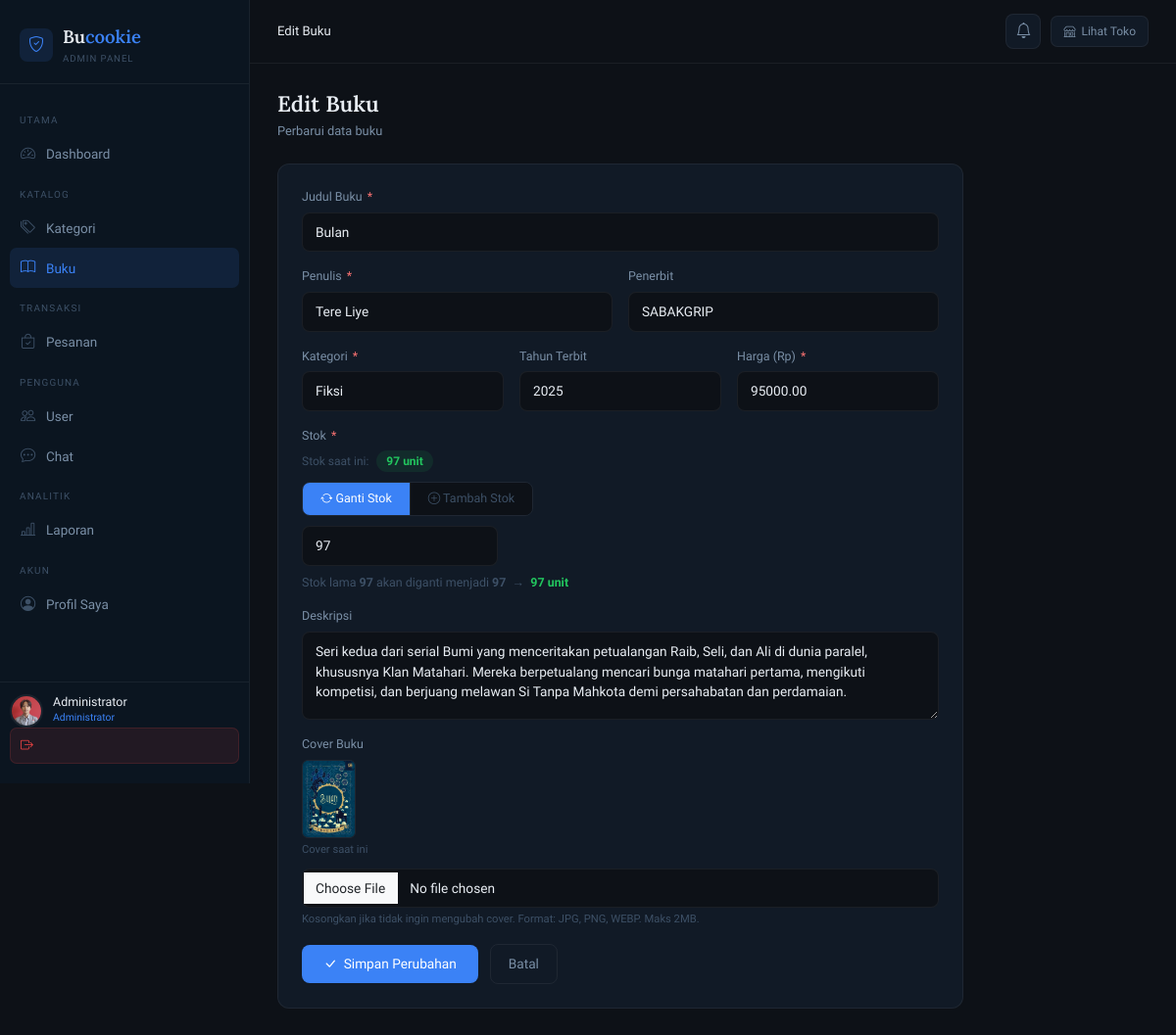
Page /admin/books/edit.php?id=7 (signed in) on the committed database.
### tables this page shows
CREATE TABLE `books` (
  `id` int(11) NOT NULL,
  `category_id` int(11) NOT NULL,
  `title` varchar(200) NOT NULL,
  `author` varchar(100) NOT NULL,
  `publisher` varchar(100) DEFAULT NULL,
  `year` year(4) DEFAULT NULL,
  `cost_price` decimal(10,2) DEFAULT NULL,
  `price` decimal(10,2) NOT NULL,
  `stock` int(11) NOT NULL DEFAULT 0,
  `description` text DEFAULT NULL,
  `cover` varchar(255) DEFAULT NULL,
  `created_at` timestamp NOT NULL DEFAULT current_timestamp()
);

CREATE TABLE `categories` (
  `id` int(11) NOT NULL,
  `name` varchar(100) NOT NULL,
  `description` text DEFAULT NULL,
  `created_at` timestamp NOT NULL DEFAULT current_timestamp()
);

### admin/books/edit.php (the view, shortened to what this page needs)
<?php
require_once __DIR__ . '/../../config/db.php';
$id    = (int)($_GET['id'] ?? 0);
$stmt = $conn->prepare("SELECT * FROM books WHERE id = ?");
$stmt->bind_param('i', $id);
$stmt->execute();
$book = $stmt->get_result()->fetch_assoc();
$categories = $conn->query("SELECT id, name FROM categories ORDER BY name ASC");
require_once __DIR__ . '/../../admin/includes/header.php';
?>
<div class="page-header">
    <h1>Edit Buku</h1>
    <p>Perbarui data buku</p>
</div>
<div class="form-card" style="max-width:700px">
    <form method="POST" enctype="multipart/form-data">
        <div class="mb-field">
            <label class="form-label">Judul Buku <span class="req">*</span></label>
            <input type="text" name="title" class="form-control"
                   value="<?= htmlspecialchars($_POST['title'] ?? $book['title']) ?>" required autofocus>
        </div>
        <div class="form-grid-2">
            <div class="mb-field">
                <label class="form-label">Penulis <span class="req">*</span></label>
                <input type="text" name="author" class="form-control"
                       value="<?= htmlspecialchars($_POST['author'] ?? $book['author']) ?>" required>
            </div>
            <div class="mb-field">
                <label class="form-label">Penerbit</label>
                <input type="text" name="publisher" class="form-control"
                       value="<?= htmlspecialchars($_POST['publisher'] ?? $book['publisher']) ?>">
            </div>
        </div>
        <div class="form-grid-3">
            <div class="mb-field">
                <label class="form-label">Kategori <span class="req">*</span></label>
                <select name="category_id" class="form-select" required>
                    <?php while ($cat = $categories->fetch_assoc()): ?>
                    <option value="<?= $cat['id'] ?>"
                        <?= ($_POST['category_id'] ?? $book['category_id']) == $cat['id'] ? 'selected' : '' ?>>
                        <?= htmlspecialchars($cat['name']) ?>
                    </option>
                    <?php endwhile; ?>
                </select>
            </div>
            <div class="mb-field">
                <label class="form-label">Tahun Terbit</label>
                <input type="number" name="year" class="form-control"
                       min="1900" max="<?= date('Y') ?>"
                       value="<?= htmlspecialchars($_POST['year'] ?? $book['year']) ?>">
            </div>
            <div class="mb-field">
                <label class="form-label">Harga (Rp) <span class="req">*</span></label>
                <input type="number" name="price" class="form-control" min="0" step="500"
                       value="<?= htmlspecialchars($_POST['price'] ?? $book['price']) ?>" required>
            </div>
        </div>
        <div class="mb-field">
            <label class="form-label">Stok <span class="req">*</span></label>
            <div style="display:flex;align-items:center;gap:8px;margin-bottom:10px">
                <span style="font-size:.75rem;color:var(--text-muted)">Stok saat ini:</span>
                <span id="currentStockBadge"
                      style="background:<?= $book['stock'] == 0 ? 'var(--danger-soft)' : ($book['stock'] <= 5 ? 'var(--warning-soft)' : 'var(--success-soft)') ?>;
                             color:<?= $book['stock'] == 0 ? 'var(--danger)' : ($book['stock'] <= 5 ? 'var(--warning)' : 'var(--success)') ?>;
                             padding:2px 10px;border-radius:999px;font-size:.75rem;font-weight:600">
                    <?= $book['stock'] ?> unit
                </span>
            </div>
            <div style="display:flex;gap:0;margin-bottom:10px;border:1px solid var(--border);border-radius:8px;overflow:hidden;width:fit-content">
                <label style="cursor:pointer">
                    <div class="stock-mode-btn" id="btn-replace"
                         style="padding:7px 18px;font-size:.78rem;font-weight:500;transition:all .15s;
                                background:<?= ($_POST['stock_mode'] ?? 'replace') === 'replace' ? 'var(--accent)' : 'var(--bg-base)' ?>;
                                color:<?= ($_POST['stock_mode'] ?? 'replace') === 'replace' ? '#fff' : 'var(--text-muted)' ?>">
                        <i class="bi bi-arrow-repeat"></i> Ganti Stok
                    </div>
                </label>
                <label style="cursor:pointer;border-left:1px solid var(--border)">
                    <div class="stock-mode-btn" id="btn-add"
                         style="padding:7px 18px;font-size:.78rem;font-weight:500;transition:all .15s;
                                background:<?= ($_POST['stock_mode'] ?? '') === 'add' ? 'var(--accent)' : 'var(--bg-base)' ?>;
                                color:<?= ($_POST['stock_mode'] ?? '') === 'add' ? '#fff' : 'var(--text-muted)' ?>">
                        <i class="bi bi-plus-circle"></i> Tambah Stok
                    </div>
                </label>
            </div>
            <input type="number" name="stock" id="stockInput" class="form-control"
                   min="0" style="max-width:200px"
                   value="<?= htmlspecialchars($_POST['stock'] ?? $book['stock']) ?>"
                   oninput="updateStockPreview()" required>
            <div id="stockPreview" style="margin-top:8px;font-size:.78rem;color:var(--text-muted)">
            </div>
        </div>
        <div class="mb-field">
            <label class="form-label">Deskripsi</label>
            <textarea name="description" class="form-control"><?= htmlspecialchars($_POST['description'] ?? $book['description']) ?></textarea>
        </div>
        <div class="mb-field">
            <label class="form-label">Cover Buku</label>
            <?php if (!empty($book['cover']) && file_exists(__DIR__ . '/../../assets/uploads/covers/' . $book['cover'])): ?>
            <div style="margin-bottom:10px">
                <img src="<?= BASE_URL ?>assets/uploads/covers/<?= htmlspecialchars($book['cover']) ?>"
                     style="height:80px;border-radius:6px;border:1px solid var(--border)">
                <div style="font-size:.7rem;color:var(--text-muted);margin-top:4px">Cover saat ini</div>
            </div>
            <?php endif; ?>
            <input type="file" name="cover" class="form-control" accept=".jpg,.jpeg,.png,.webp">
            <div style="font-size:.7rem;color:var(--text-muted);margin-top:4px">Kosongkan jika tidak ingin mengubah cover. Format: JPG, PNG, WEBP. Maks 2MB.</div>
        </div>
        <div>
            <button type="submit" class="btn-save"><i class="bi bi-check-lg"></i> Simpan Perubahan</button>
            <a href="<?= BASE_URL ?>admin/books/index.php" class="btn-cancel">Batal</a>
        </div>
    </form>
</div>
<?php require_once __DIR__ . '/../../admin/includes/footer.php'; ?>

### admin/includes/header.php (style rules this page uses)
:root { --bg-base: #0d1117; --bg-sidebar: #0b1520; --bg-card: #111a26; --bg-card-hover: #152030; --border: rgba(255,255,255,0.06); --accent: #3b82f6; --accent-soft: rgba(59,130,246,0.12); --accent-glow: rgba(59,130,246,0.2); --danger: #ef4444; --danger-soft: rgba(239,68,68,0.1); --success: #22c55e; --success-soft: rgba(34,197,94,0.1); --warning: #f59e0b; --warning-soft: rgba(245,158,11,0.1); --text-primary: #e8edf3; --text-secondary:#7a8fa6; --text-muted: #3d5066; --sidebar-w: 255px; }
* { box-sizing: border-box; margin: 0; padding: 0; }
body { font-family: 'Sora', sans-serif; background: var(--bg-base); color: var(--text-primary); min-height: 100vh; display: flex; overflow-x: hidden; }
.page-header { margin-bottom: 24px; }
.page-header h1 { font-family: 'Lora', serif; font-size: 1.4rem; font-weight: 600; color: var(--text-primary); margin-bottom: 4px; }
.page-header p { font-size: 0.8rem; color: var(--text-secondary); }
.form-card { background: var(--bg-card); border: 1px solid var(--border); border-radius: 12px; padding: 24px; margin-bottom: 24px; }
.form-label { font-size: 0.78rem; color: var(--text-secondary); margin-bottom: 6px; display: block; }
.form-label .req { color: #f87171; margin-left: 2px; }
.form-control, .form-select { width: 100%; background: var(--bg-base); border: 1px solid var(--border); border-radius: 8px; padding: 9px 13px; color: var(--text-primary); font-family: 'Sora', sans-serif; font-size: 0.855rem; outline: none; transition: border-color .2s, box-shadow .2s; }
.form-control::placeholder { color: var(--text-muted); }
.form-select option { background: var(--bg-card); }
textarea.form-control { resize: vertical; min-height: 90px; }
.mb-field { margin-bottom: 16px; }
.form-grid-2 { display: grid; grid-template-columns: 1fr 1fr; gap: 16px; }
.form-grid-3 { display: grid; grid-template-columns: 1fr 1fr 1fr; gap: 16px; }
.btn-save { display: inline-flex; align-items: center; gap: 7px; padding: 9px 22px; background: var(--accent); color: #fff; border: none; border-radius: 8px; font-family: 'Sora', sans-serif; font-size: 0.855rem; font-weight: 500; cursor: pointer; transition: all .2s; }
.btn-cancel { display: inline-flex; align-items: center; gap: 7px; padding: 9px 18px; background: transparent; color: var(--text-secondary); border: 1px solid var(--border); border-radius: 8px; font-family: 'Sora', sans-serif; font-size: 0.855rem; text-decoration: none; transition: all .2s; margin-left: 8px; }

### rows in the picture
books: title "Bulan", author "Tere Liye", publisher "SABAKGRIP", category_id "Fiksi", year "2025", price "95000.00", stock "97", description "Seri kedua dari serial Bumi yang menceritakan petualangan Raib, Seli, dan Ali di dunia paralel, khususnya Klan Matahari. Mereka berpetualang mencari bunga matahari pertama, mengikuti kompetisi, dan berjuang melawan Si Tanpa Mahkota demi persahabatan dan perdamaian.", cover (picture)

### other values in the picture
$_SESSION['user_name'] "Administrator"
$page_title "Edit Buku"
